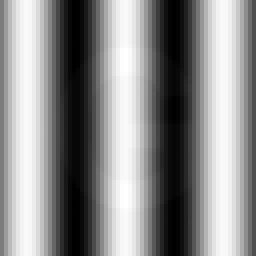
#> input picture practice/Online3/21/noisy_image.png, 64 x 64 px, found by its file name (shown 4 times larger)
$ python task1-10.py
#> lines starting #> are read from the running program, lines starting #| are printed output that depends on the picture; after the words box and inside, x2 and y2 are one past the last pixel; in counts of white or black regions, pixels touching at a corner belong together
### practice/Online3/23/predicted_onlines/cft_edge_detector.py
import numpy as np
import matplotlib.pyplot as plt
from imageio.v2 import imread


class ContinuousImage:
    """Represents a grayscale image as a continuous 2D spatial signal. (Given)"""

    def __init__(self, image_path):
        self.image = imread(image_path, mode='L').astype(float)
        self.image = self.image / np.max(self.image)

        # Continuous spatial coordinate vectors, both spanning [-1, 1]
        self.x = np.linspace(-1, 1, self.image.shape[1])
        self.y = np.linspace(-1, 1, self.image.shape[0])

    # [5 lines left out: function show, not called in this run]


class CFT2D:
    """Computes the 2D Continuous Fourier Transform of a ContinuousImage
    using separable numerical (trapezoidal) integration."""

    def __init__(self, image_obj: ContinuousImage):
        self.I = image_obj.image
        self.x = image_obj.x
        self.y = image_obj.y

        # Frequency axes conjugate to x and y (given), spanning the full
        # Nyquist range implied by the sample spacing (dx, dy). This is
        # what lets the transform represent fine, edge-scale spatial
        # detail instead of only very coarse (near-DC) variation.
        dx = self.x[1] - self.x[0]
        dy = self.y[1] - self.y[0]
        self.u = np.linspace(-1 / (2 * dx), 1 / (2 * dx), self.I.shape[1])
        self.v = np.linspace(-1 / (2 * dy), 1 / (2 * dy), self.I.shape[0])

    def compute_cft(self):
        """
        Compute the real and imaginary parts of the 2D Continuous Fourier
        Transform of self.I, using SEPARABLE trapezoidal integration:

            Re{F(u,v)} =  Integral Integral I(x,y) cos(2*pi*(u*x + v*y)) dx dy
            Im{F(u,v)} = -Integral Integral I(x,y) sin(2*pi*(u*x + v*y)) dx dy

        Do NOT evaluate this as a direct 4-nested-loop double integral over
        (x, y, u, v) -- that is O(N^4) and will not finish in reasonable
        time. Instead exploit separability: expand cos(2*pi*(ux+vy)) and
        sin(2*pi*(ux+vy)) with the angle-sum identities, first integrate
        over x for every (y, u) pair, then integrate the result over y for
        every (u, v) pair. Each of the two stages is an O(N^3) operation
        (an O(N) numerical integral, repeated over an N x N grid), which is
        what makes this tractable.

        Use self.u and self.v (NOT self.x/self.y) as the frequency axes --
        they were already computed for you in __init__.

        Use np.trapezoid(..., axis=...) for the integration -- no built-in
        FFT/DFT routine (np.fft, scipy.fft, ...) may be used anywhere in
        this method.

        Returns
        -------
        real, imag : two 2D numpy arrays, each of shape self.I.shape
        """
        # TODO: implement this method
        # raise NotImplementedError("Implement CFT2D.compute_cft")

        # I(y, x) -> (Ny, Nx)

        cos_ux = np.cos(2 * np.pi * np.outer(self.u, self.x)) # (Nu, Nx)
        sin_ux = np.sin(2 * np.pi * np.outer(self.u, self.x)) # (Nu, Nx)

        cos_vy = np.cos(2 * np.pi * np.outer(self.v, self.y)) # (Nv, Ny)
        sin_vy = np.sin(2 * np.pi * np.outer(self.v, self.y)) # (Nv, Ny)

        # (Ny, 1, Nx) * (1, Nu, Nx) -> (Ny, Nu, Nx) -> (Ny, Nu)
        C_x = np.trapezoid(self.I[:, None, :] * cos_ux[None, :, :], self.x, axis=2)
        S_x = np.trapezoid(self.I[:, None, :] * sin_ux[None, :, :], self.x, axis=2)

        # (Nv, Ny, 1) * (1, Ny, Nu) -> (Nv, Ny, Nu) -> (Nv, Nu)
        cos_vy_C_x = np.trapezoid(cos_vy[:, :, None] * C_x[None, :, :], self.y, axis=1)
        sin_vy_S_x = np.trapezoid(sin_vy[:, :, None] * S_x[None, :, :], self.y, axis=1)
        cos_vy_S_x = np.trapezoid(cos_vy[:, :, None] * S_x[None, :, :], self.y, axis=1)
        sin_vy_C_x = np.trapezoid(sin_vy[:, :, None] * C_x[None, :, :], self.y, axis=1)

        real = cos_vy_C_x - sin_vy_S_x
        imag = -(cos_vy_S_x + sin_vy_C_x)

        return real, imag

    # [19 lines left out: function plot_magnitude, not called in this run]


class FrequencyFilter:
    """Applies frequency-domain filtering operations. (Given)"""

    # [12 lines left out: function high_pass, not called in this run]


class InverseCFT2D:
    """Reconstructs the spatial-domain image from a (filtered) 2D frequency
    spectrum using separable numerical integration."""

    def __init__(self, real, imag, u, v, x, y):
        self.real = real
        self.imag = imag
        self.u = u
        self.v = v
        self.x = x
        self.y = y

    def reconstruct(self):
        """
        Perform the inverse 2D Continuous Fourier Transform:

            I(x,y) = Integral Integral F(u,v) exp(j*2*pi*(u*x + v*y)) du dv

        using the same separable-integration strategy as compute_cft():
        expand the complex exponential into cos/sin via Euler's identity,
        integrate over v first (for every (y, u) pair), then integrate
        that result over u (for every (x, y) pair). Use np.trapezoid.

        self.real, self.imag are the (possibly filtered) frequency-domain
        components; self.u, self.v are the frequency axes they were
        computed on; self.x, self.y are the spatial axes to reconstruct
        onto.

        Returns
        -------
        image : 2D numpy array of shape (len(self.y), len(self.x))
            The reconstructed real-valued spatial-domain signal. Note
            that after a high-pass filter this is NOT a valid image on
            its own (it will contain negative values, since the DC/
            low-frequency component that carried the average brightness
            has been removed) -- see the command-line entry point below
            for how it gets turned into a displayable edge map.
        """
        # TODO: implement this method
        # raise NotImplementedError("Implement InverseCFT2D.reconstruct")
        cos_ux = np.cos(2 * np.pi * np.outer(self.u, self.x)) # (Nu, Nx)
        sin_ux = np.sin(2 * np.pi * np.outer(self.u, self.x)) # (Nu, Nx)
        cos_vy = np.cos(2 * np.pi * np.outer(self.v, self.y)) # (Nv, Ny)
        sin_vy = np.sin(2 * np.pi * np.outer(self.v, self.y)) # (Nv, Ny)

        # (Nv, 1, Nu) * (Nv, Ny, 1) -> (Nv, Ny, Nu) -> (Ny, Nu)
        real_cos = np.trapezoid(self.real[:, None, :] * cos_vy[:, :, None], self.v, axis=0)
        real_sin = np.trapezoid(self.real[:, None, :] * sin_vy[:, :, None], self.v, axis=0)
        imag_cos = np.trapezoid(self.imag[:, None, :] * cos_vy[:, :, None], self.v, axis=0)
        imag_sin = np.trapezoid(self.imag[:, None, :] * sin_vy[:, :, None], self.v, axis=0)

        C_v = real_cos - imag_sin
        S_v = real_sin + imag_cos

        # (1, Nu, Nx) * (Ny, Nu, 1) -> (Ny, Nu, Nx) -> (Ny, Nx)
        cos_ux_C_v = np.trapezoid(cos_ux[None, :, :] * C_v[:, :, None], self.u, axis=1)
        sin_ux_S_v = np.trapezoid(sin_ux[None, :, :] * S_v[:, :, None], self.u, axis=1)

        image = cos_ux_C_v - sin_ux_S_v
        return image

# =====================================================
# Command-line entry point (given -- do not modify)
# Usage: python3 cft_edge_detector.py <input_image_path> <output_image_path> [cutoff]
# =====================================================
# [29 lines that do not run on import are left out]

### practice/Online3/23/task1-10.py
"""
CSE 220 — Online 10: Frequency-Domain Denoising Using Your Own CFT2D
======================================================================
Mission-style: Identify and remove periodic noise peaks in the spectrum.
Uses trapezoidal CFT2D/InverseCFT2D (no np.fft anywhere).
"""
import numpy as np
import matplotlib.pyplot as plt
from cft_edge_detector import ContinuousImage, CFT2D, InverseCFT2D


def denoise_image(image_path, noise_peaks=None):
    """
    Denoise an image by removing specific frequency peaks from its spectrum.

    Parameters
    ----------
    image_path : str
        Path to noisy image (should be small for O(N^3) runtime)
    noise_peaks : list of tuples, optional
        Each tuple is ((u_idx, v_idx), radius) defining a region to zero.
        If None, user must inspect plot_magnitude() output and specify manually.

    Returns
    -------
    dict with denoised image and metrics
    """
    # Step 1: Load noisy image and compute CFT
    img = ContinuousImage(image_path)
    cft2d = CFT2D(img)
    real, imag = cft2d.compute_cft()

    u = cft2d.u
    v = cft2d.v

    # Step 2: Visualize magnitude spectrum to identify noise peaks
    magnitude = np.sqrt(real**2 + imag**2)

    fig, axes = plt.subplots(1, 2, figsize=(14, 6))

    # Original noisy image
    ax = axes[0]
    ax.imshow(img.image, cmap='gray')
    ax.set_title('Noisy Input')
    ax.axis('off')

    # Log-scaled magnitude spectrum
    ax = axes[1]
    im = ax.imshow(np.log(1 + magnitude), cmap='gray', origin='lower')
    ax.set_title('Log Magnitude Spectrum — Inspect for Noise Peaks')
    ax.set_xlabel('u index')
    ax.set_ylabel('v index')
    plt.colorbar(im, ax=ax)

    plt.tight_layout()
    plt.savefig('online10_noise_inspection.png', dpi=150)
    plt.show()

    print("Inspect the spectrum plot above. Noise peaks appear as bright")
    print("dots or lines that are off-center (not at DC).")
    print("Note their (u_idx, v_idx) coordinates and pass them as noise_peaks.")

    # If no peaks specified, return early for inspection
    if noise_peaks is None:
        print("\nNo noise_peaks provided. Call again with noise_peaks=[((u1,v1), r1), ...]")
        return {'magnitude_spectrum': magnitude}

    # Step 3: Build custom mask that zeros only noise peak regions
    rows, cols = real.shape
    mask = np.ones((rows, cols), dtype=bool)  # True = keep, False = zero

    for (u_idx, v_idx), radius in noise_peaks:
        # Create circular mask around each noise peak
        i_idx = np.arange(rows)
        j_idx = np.arange(cols)
        I_grid, J_grid = np.meshgrid(i_idx, j_idx, indexing='ij')
        dist = np.sqrt((I_grid - u_idx)**2 + (J_grid - v_idx)**2)
        mask[dist <= radius] = False  # Zero this region

    # Apply mask
    real_denoised = real.copy()
    imag_denoised = imag.copy()
    real_denoised[~mask] = 0
    imag_denoised[~mask] = 0

    # Step 4: Reconstruct with InverseCFT2D
    icft2d = InverseCFT2D(real_denoised, imag_denoised, u, v, img.x, img.y)
    denoised = icft2d.reconstruct()
    denoised_real = np.real(denoised)

    # Normalize for display
    dmin, dmax = denoised_real.min(), denoised_real.max()
    if dmax > dmin:
        denoised_display = (denoised_real - dmin) / (dmax - dmin)
    else:
        denoised_display = denoised_real

    # Step 5: Visualize results
    fig, axes = plt.subplots(2, 3, figsize=(15, 10))

    # Row 1: Images
    ax = axes[0, 0]
    ax.imshow(img.image, cmap='gray')
    ax.set_title('Noisy Input')
    ax.axis('off')

    ax = axes[0, 1]
    ax.imshow(denoised_display, cmap='gray')
    ax.set_title('Denoised Output')
    ax.axis('off')

    ax = axes[0, 2]
    ax.imshow(np.abs(img.image - denoised_display), cmap='hot')
    ax.set_title('Difference (Noise Removed)')
    ax.axis('off')

    # Row 2: Spectra
    ax = axes[1, 0]
    ax.imshow(np.log(1 + magnitude), cmap='gray', origin='lower')
    ax.set_title('Original Spectrum')
    ax.set_xlabel('u'); ax.set_ylabel('v')

    ax = axes[1, 1]
    denoised_mag = np.sqrt(real_denoised**2 + imag_denoised**2)
    ax.imshow(np.log(1 + denoised_mag), cmap='gray', origin='lower')
    ax.set_title('Denoised Spectrum\\n(peaks removed)')
    ax.set_xlabel('u'); ax.set_ylabel('v')

    ax = axes[1, 2]
    # Show mask overlay
    mask_overlay = np.log(1 + magnitude).copy()
    mask_overlay[~mask] = np.nan  # Highlight removed regions
    ax.imshow(mask_overlay, cmap='gray', origin='lower')
    ax.set_title('Removed Regions Highlighted')
    ax.set_xlabel('u'); ax.set_ylabel('v')

    plt.tight_layout()
    plt.savefig('online10_denoising_result.png', dpi=150)
    plt.show()

    # Compute noise reduction metric
    noise_estimate = np.std(img.image - denoised_display)
    print(f"\nEstimated residual noise std: {noise_estimate:.4f}")

    return {
        'denoised_image': denoised_real,
        'denoised_display': denoised_display,
        'mask': mask,
        'noise_estimate': noise_estimate
    }


if __name__ == "__main__":
    # First run: inspect spectrum to find noise peaks
    result = denoise_image("D:\\BUET\\CSE220\\practice\\Online3\\21\\noisy_image.png")
#> in denoise_image, `plt.savefig('online10_noise_inspection.png', dpi=150)`:
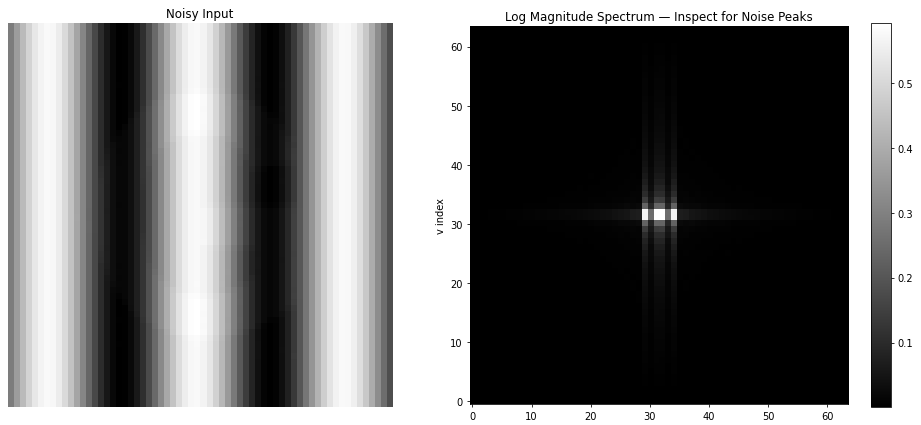
#> figure drawn by matplotlib, 3 panels
#> result = 1 item

    # Second run: after inspecting, provide peak locations
    # Example: noise at (u=50, v=30) and (u=70, v=80), each with radius 3
    result = denoise_image("D:\\BUET\\CSE220\\practice\\Online3\\21\\noisy_image.png",
                           noise_peaks=[((50, 30), 3), ((70, 80), 3)])
#> after the loop in denoise_image (call 2), `for (u_idx, v_idx), radius in noise_peaks:`:
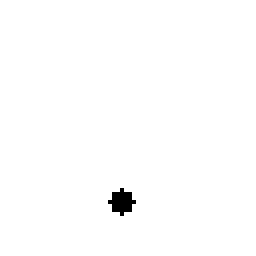
#> mask: shape (64, 64) bool (shown 4 times larger); 99.3% white; 1 black region, box (x1, y1, x2, y2) and area: (27, 47, 34, 54) 29
#> in denoise_image (call 2), `real_denoised[~mask] = 0`: real_denoised: shape (64, 64) float64; min -0.287, max 0.809, mean 0.000939
#> in denoise_image (call 2), `imag_denoised[~mask] = 0`: imag_denoised: shape (64, 64) float64; min -0.117, max 0.117, mean 5.58e-07
#> in reconstruct, `S_v = real_sin + imag_cos`:
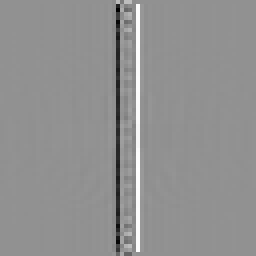
#> S_v: shape (64, 64) float64 (shown 4 times larger); min -0.126, max 0.0945, mean 1.02e-06; drawn with min black and max white
#> in reconstruct, `sin_ux_S_v = np.trapezoid(sin_ux[None, :, :] * S_v[:, :, None], self.u..`:
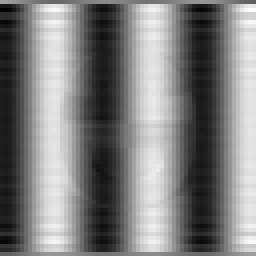
#> sin_ux_S_v: shape (64, 64) float64 (shown 4 times larger); min -0.116, max 0.116, mean -6.05e-18; drawn with min black and max white
#> in reconstruct, `image = cos_ux_C_v - sin_ux_S_v`:
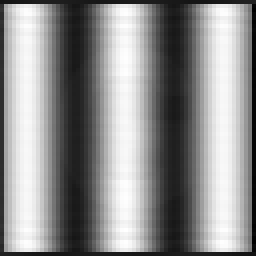
#> image: shape (64, 64) float64 (shown 4 times larger); min -0.115, max 1.01, mean 0.519; drawn with min black and max white
#> in denoise_image (call 2), `dmin, dmax = denoised_real.min(), denoised_real.max()`: dmin = -0.115; dmax = 1.01
#> in denoise_image (call 2), `mask_overlay[~mask] = np.nan`:
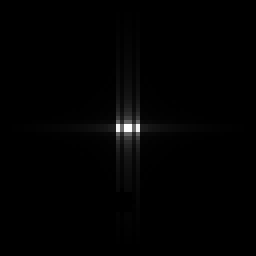
#> mask_overlay: shape (64, 64) float64 (shown 4 times larger); 0.71% of the values are NaN or infinite; the others: min 7.38e-07, max 0.593, mean 0.00529; drawn with min black, max white, NaN and infinite black
#> in denoise_image (call 2), `plt.savefig('online10_denoising_result.png', dpi=150)`:
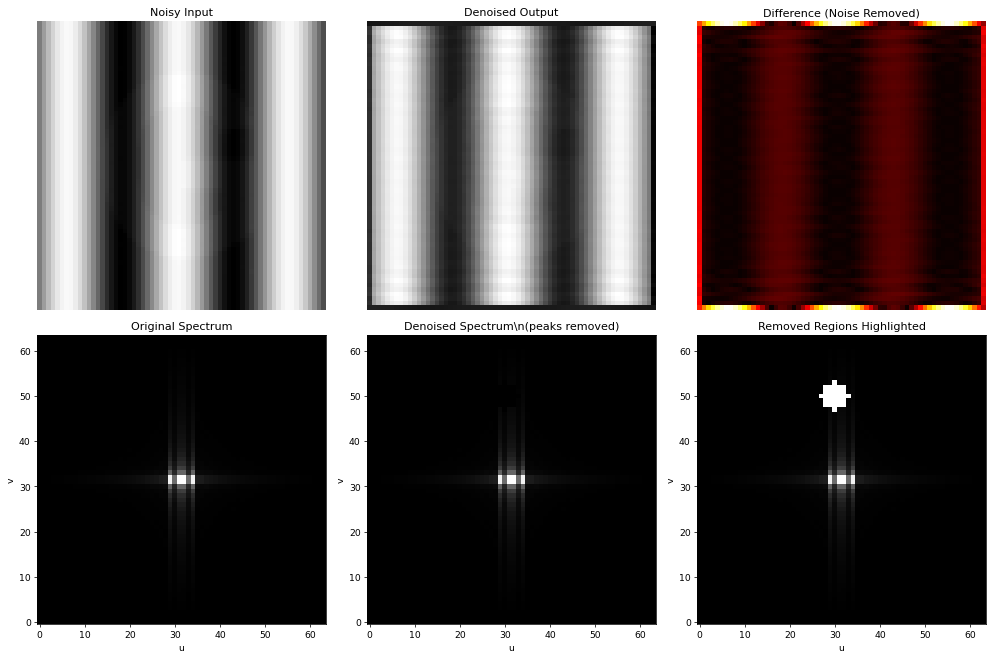
#> figure drawn by matplotlib, 6 panels
#> in denoise_image (call 2), `noise_estimate = np.std(img.image - denoised_display)`: noise_estimate = 0.122
#| Estimated residual noise std: 0.1223
#> result = 4 items
    pass
